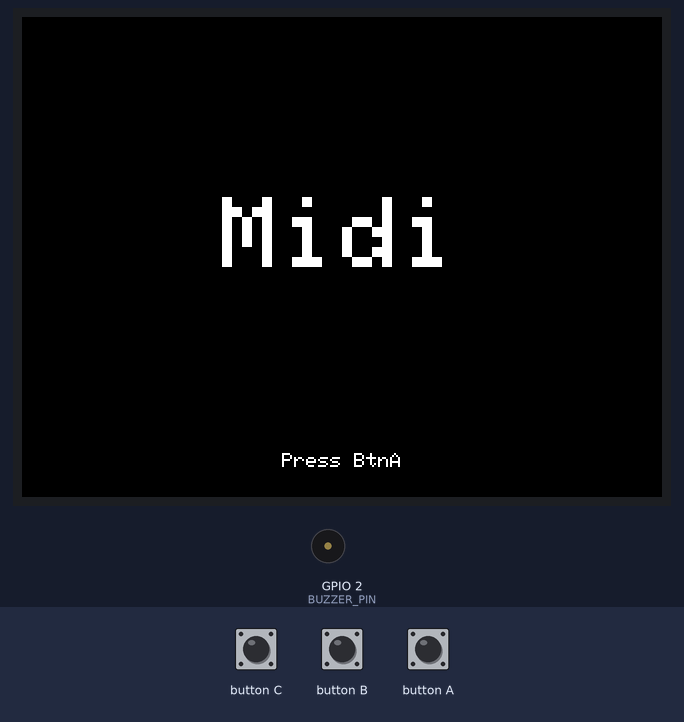
Bench run of a sketch on a simulated ESP32. Shown: 320×240 colour display, buzzer (waves = sounding). Inputs (shaded band) come from the test bench.

Above: at 1.4 s.
1.5 s: button A pressed for 0.15 s
At 2.3 s:
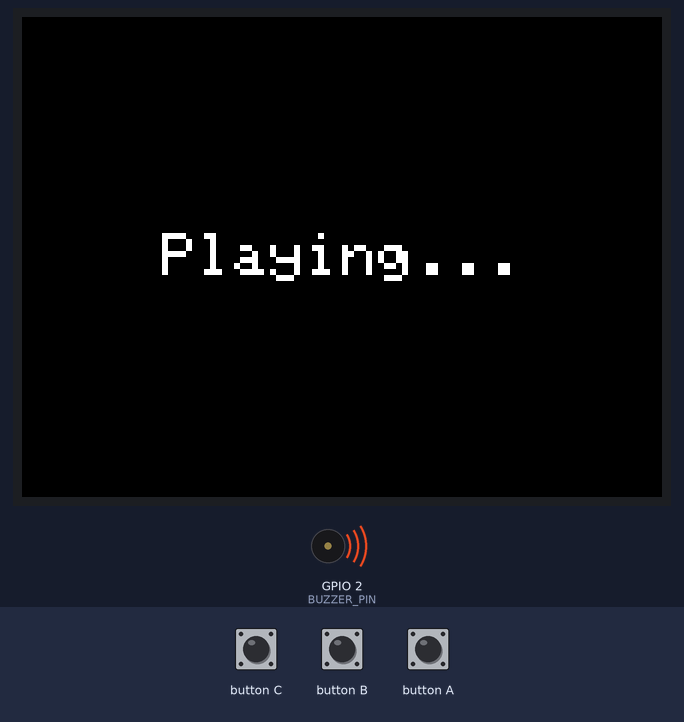
3.1 s: button C pressed for 0.15 s
At 4.3 s:
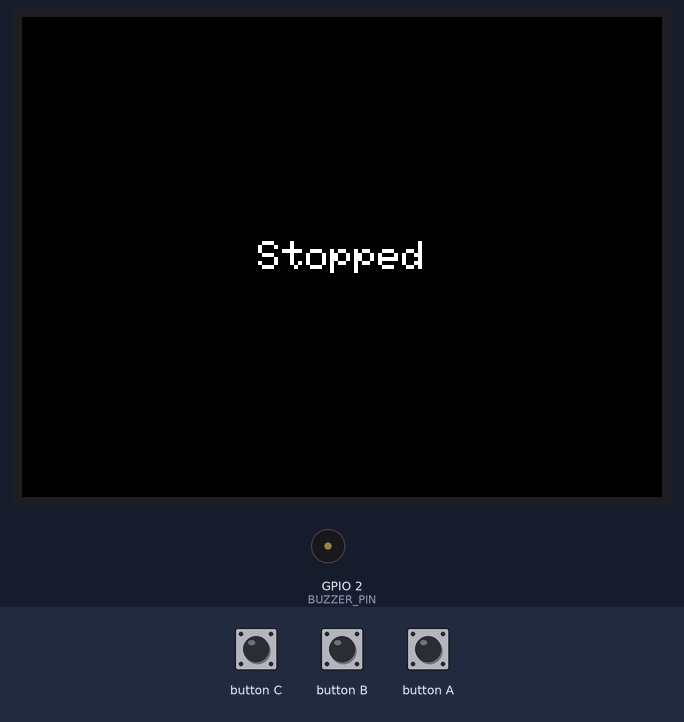
4.7 s: button A pressed for 1 s
At 6.0 s:
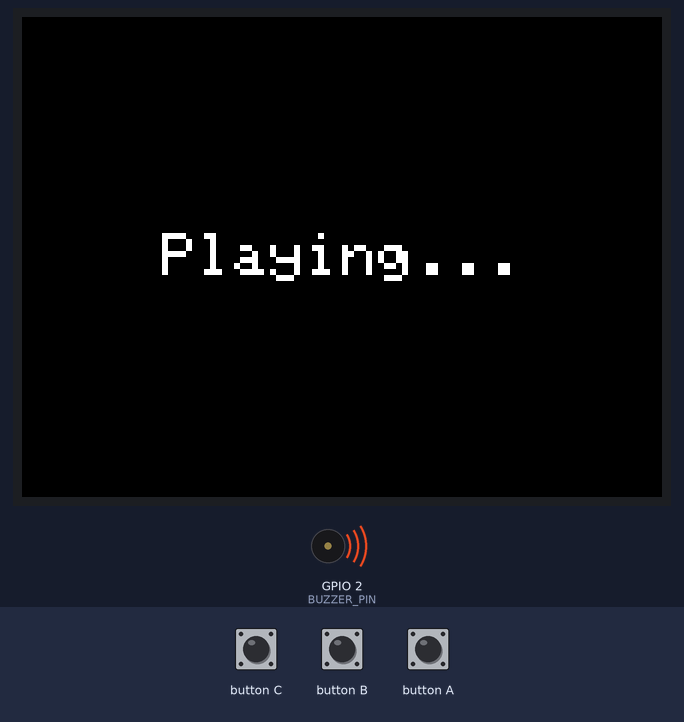
7.2 s: button B pressed for 0.15 s
At 7.7 s:
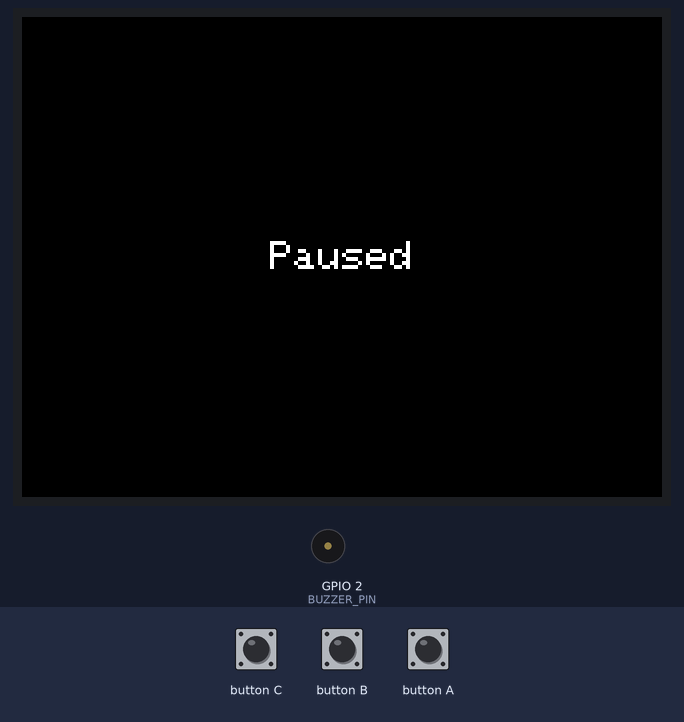
8.8 s: button B pressed for 1 s
At 10.4 s:
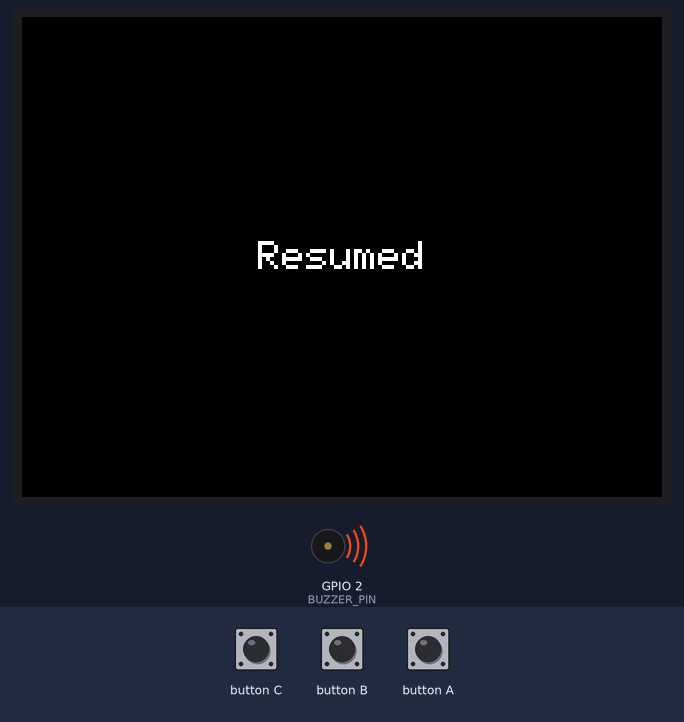
11.3 s: button B pressed for 3.2 s
At 12.0 s:
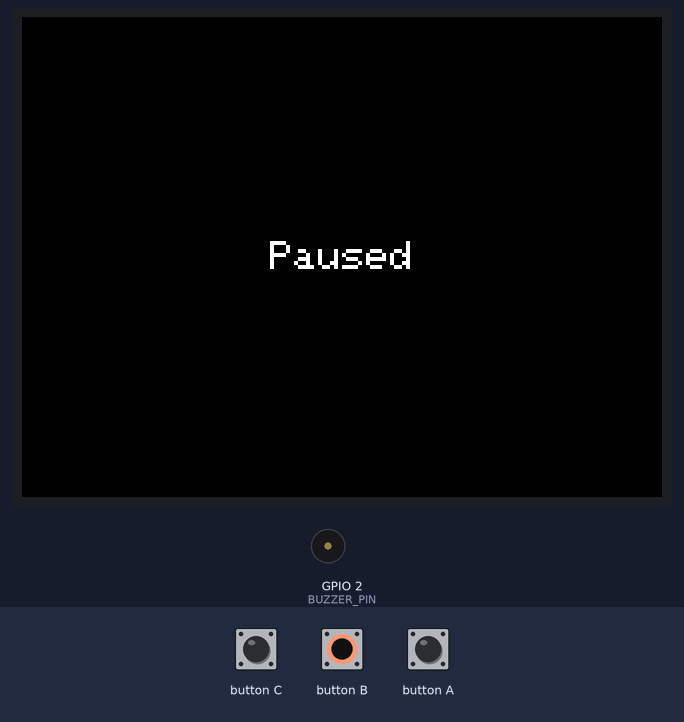
Timing chart, 0 to 14.3 s (numbered marks = the images above; inputs shaded):
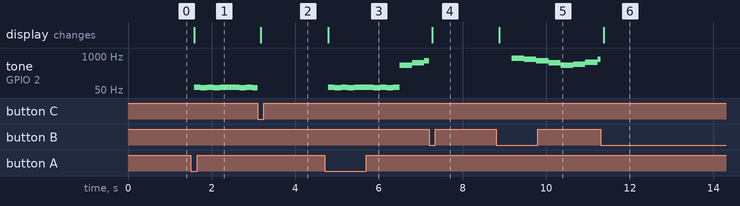

The sketch:

mrsandman.ino
```cpp
#include <Arduino.h>
#include <M5Unified.h>

#define BUZZER_PIN 2
#define NOTE_REST 0

// ===== start of arduino buzzer song so kewl!11!111 =====
#define NOTE_REST 0
#define NOTE_C2 65
#define NOTE_B1 62
#define NOTE_A4 440
#define NOTE_Cs5 554
#define NOTE_E5 659
#define NOTE_Gs5 831
#define NOTE_Fs5 740
#define NOTE_B4 494
#define NOTE_D5 587
#define NOTE_A5 880
#define NOTE_F5 698
#define NOTE_G5 784
#define NOTE_Gs4 415
#define NOTE_As4 466
#define NOTE_C5 523
#define NOTE_Fs4 370

int melody[] = { NOTE_C2, NOTE_B1, NOTE_C2, NOTE_B1, NOTE_C2, NOTE_C2, NOTE_C2, NOTE_B1, NOTE_C2, NOTE_B1, NOTE_C2, NOTE_A4, NOTE_Cs5, NOTE_E5, NOTE_Gs5, NOTE_Fs5, NOTE_E5, NOTE_Cs5, NOTE_A4, NOTE_B4, NOTE_D5, NOTE_Fs5, NOTE_A5, NOTE_Gs5, NOTE_A4, NOTE_Cs5, NOTE_E5, NOTE_Gs5, NOTE_Fs5, NOTE_E5, NOTE_Cs5, NOTE_A4, NOTE_B4, NOTE_D5, NOTE_Fs5, NOTE_A5, NOTE_Gs5, NOTE_F5, NOTE_Fs5, NOTE_Gs5, NOTE_Fs5, NOTE_E5, NOTE_Gs5, NOTE_Fs5, NOTE_E5, NOTE_Cs5, NOTE_A4, NOTE_Gs5, NOTE_Gs5, NOTE_G5, NOTE_Gs5, NOTE_Gs4, NOTE_As4, NOTE_C5, NOTE_Cs5, NOTE_A5, NOTE_A5, NOTE_Gs5, NOTE_A5, NOTE_A5, NOTE_Gs5, NOTE_D5, NOTE_D5, NOTE_Cs5, NOTE_D5, NOTE_Fs4, NOTE_Gs4, NOTE_As4, NOTE_B4, NOTE_Gs5, NOTE_Gs5, NOTE_Fs5, NOTE_Gs5, NOTE_Fs5 };
int durationsMs[] = { 136, 136, 136, 136, 136, 136, 136, 136, 136, 136, 136, 273, 273, 273, 273, 273, 273, 273, 273, 273, 273, 273, 273, 545, 273, 273, 273, 273, 273, 273, 273, 273, 273, 273, 273, 273, 545, 273, 273, 273, 1636, 273, 273, 273, 273, 273, 273, 273, 273, 273, 273, 273, 273, 273, 273, 273, 273, 273, 273, 545, 273, 273, 273, 273, 545, 273, 273, 273, 273, 273, 273, 273, 818, 273 };
// ===== end of buzzer song bwabwabwabwab =====

bool playing = false;
bool paused = false;
bool stopped = false;
size_t currentNote = 0;
unsigned long noteStartTime = 0;
int buzzerVolume = 255; // if your wondering this doesnt do shit yet, im working on it
int noteDuration = 0;

void startNote(size_t i) {
  int freq = melody[i];
  noteDuration = durationsMs[i];
  if (noteDuration > 2000) noteDuration = 2000;
  if (freq == NOTE_REST) {
    ledcWriteTone(BUZZER_PIN, 0);
  } else {
    ledcWriteTone(BUZZER_PIN, freq);
    ledcWrite(BUZZER_PIN, buzzerVolume);
  }
  noteStartTime = millis();
}

void stopNote() {
  ledcWriteTone(BUZZER_PIN, 0);
}

void setup() {
  auto cfg = M5.config();
  M5.begin(cfg);

  ledcAttach(BUZZER_PIN, 2000, 8);

  M5.Display.clear();
  M5.Display.setTextDatum(middle_center);
  M5.Display.setTextSize(5);
  M5.Display.drawString("Midi", M5.Display.width()/2, M5.Display.height()/2 - 10);
  M5.Display.setTextSize(1);
  M5.Display.drawString("Press BtnA", M5.Display.width()/2, M5.Display.height()-18);
}

void loop() {
  M5.update();

  if (!playing && M5.BtnA.wasPressed()) {
    playing = true;
    paused = false;
    stopped = false;
    currentNote = 0;
    M5.Display.clear();
    M5.Display.setTextSize(3);
    M5.Display.drawString("Playing...", M5.Display.width()/2, M5.Display.height()/2);
    startNote(currentNote);
  }

  if (playing && M5.BtnB.wasPressed()) {
    paused = !paused;
    if (paused) {
      stopNote();
      M5.Display.clear();
      M5.Display.setTextSize(2);
      M5.Display.drawString("Paused", M5.Display.width()/2, M5.Display.height()/2);
    } else {
      noteStartTime = millis();
      M5.Display.clear();
      M5.Display.setTextSize(2);
      M5.Display.drawString("Resumed", M5.Display.width()/2, M5.Display.height()/2);
    }
    delay(300);
  }

  if (playing && M5.BtnC.wasPressed()) {
    stopped = true;
    playing = false;
    paused = false;
    stopNote();
    M5.Display.clear();
    M5.Display.setTextSize(2);
    M5.Display.drawString("Stopped", M5.Display.width()/2, M5.Display.height()/2);
    delay(500);
  }

  if (playing && !paused && !stopped) {
    if (millis() - noteStartTime >= noteDuration + 20) {
      stopNote();
      currentNote++;
      if (currentNote >= sizeof(melody)/sizeof(melody[0])) {
        playing = false;
        M5.Display.clear();
        M5.Display.setTextSize(2);
        M5.Display.drawString("Done", M5.Display.width()/2, M5.Display.height()/2);
      } else {
        startNote(currentNote);
      }
    }
  }
}
```

Measured:
- after the input at 1.5 s, tone on GPIO 2 (BUZZER_PIN): plays 65 Hz for 0.16 s, 62 Hz for 0.16 s, 65 Hz for 0.16 s, 62 Hz for 0.16 s, 65 Hz for 0.47 s, 62 Hz for 0.16 s … (8 notes in this stretch), starting after 0.08 s; the display: changes after 0.08 s (image 1)
- after the input at 3.1 s, the display: changes after 0.08 s (image 2)
- after the input at 4.7 s, tone on GPIO 2 (BUZZER_PIN): plays 65 Hz for 0.16 s, 62 Hz for 0.16 s, 65 Hz for 0.16 s, 62 Hz for 0.16 s, 65 Hz for 0.47 s, 62 Hz for 0.16 s … (12 notes in this stretch), starting after 0.08 s; the display: changes after 0.08 s (image 3)
- after the input at 7.2 s, the display: changes after 0.08 s (image 4)
- after the input at 8.8 s, tone on GPIO 2 (BUZZER_PIN): plays 831 Hz for 0.29 s, 740 Hz for 0.29 s, 659 Hz for 0.29 s, 554 Hz for 0.29 s, 440 Hz for 0.29 s, 494 Hz for 0.29 s … (8 notes in this stretch), starting after 0.38 s; the display: changes after 0.08 s (image 5)
- after the input at 11.3 s, the display: changes after 0.08 s (image 6)
